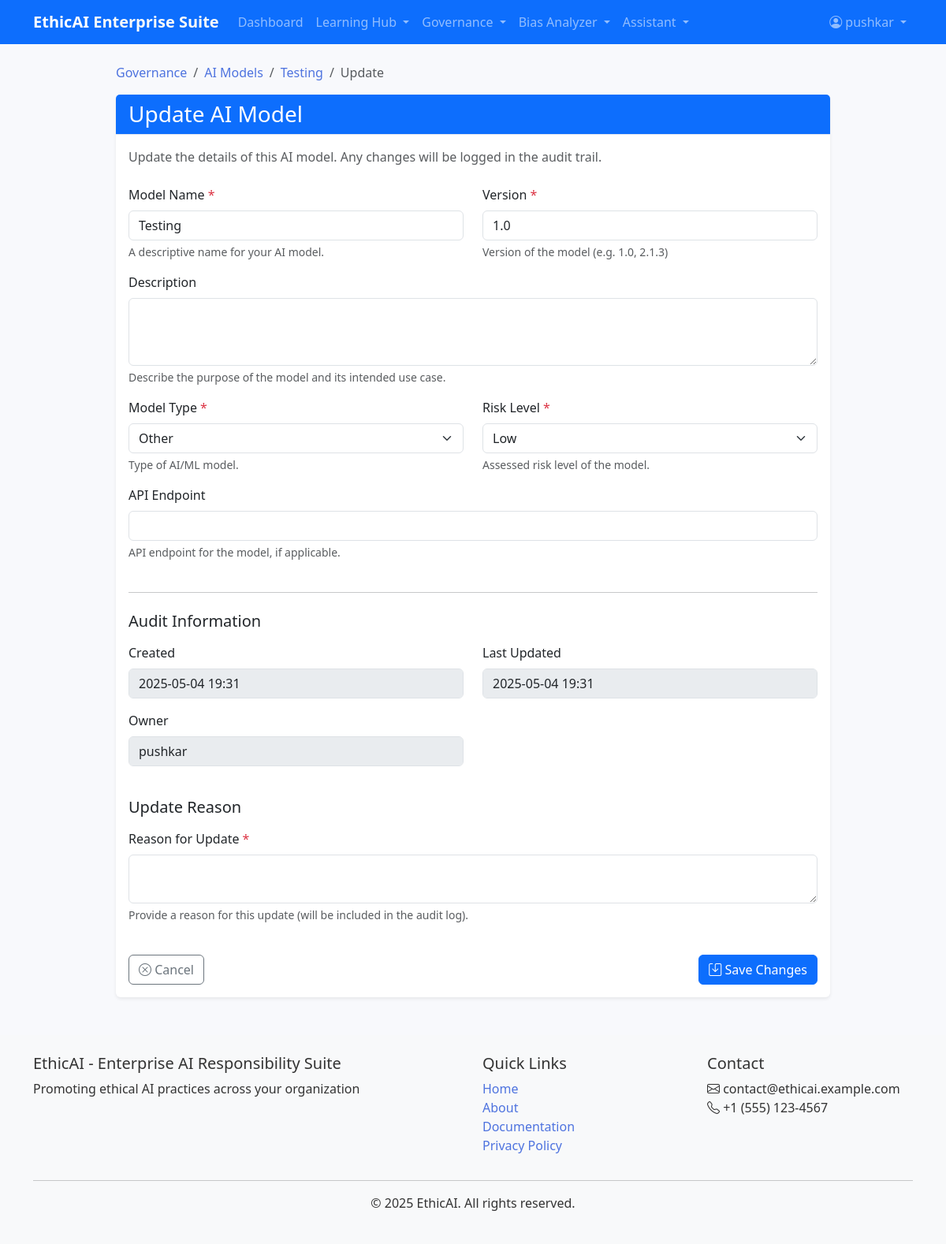
Screenshot of /governance/ai_model/3/update (signed in) with the database file from the repository.
### app/models.py (models this page shows, shortened)
class User(UserMixin, db.Model):
    id = db.Column(db.Integer, primary_key=True)
    username = db.Column(db.String(64), index=True, unique=True)
    email = db.Column(db.String(120), index=True, unique=True)
    password_hash = db.Column(db.String(128))
    role = db.Column(db.String(20), default=ROLES['USER'])
    is_active = db.Column(db.Boolean, default=True)
    created_at = db.Column(db.DateTime, default=datetime.utcnow)
    certificates = db.relationship('Certificate', backref='user', lazy='dynamic')
    ai_models = db.relationship('AIModel', backref='owner', lazy='dynamic')
    assessments = db.relationship('Assessment', backref='user', lazy='dynamic')
    assistant_interactions = db.relationship('AssistantInteraction', backref='user', lazy='dynamic')

class AIModel(db.Model):
    id = db.Column(db.Integer, primary_key=True)
    name = db.Column(db.String(128), index=True)
    version = db.Column(db.String(64))
    description = db.Column(db.Text)
    model_type = db.Column(db.String(64))  # classification, regression, nlp, etc.
    risk_level = db.Column(db.String(20))  # low, medium, high
    file_path = db.Column(db.String(256), nullable=True)
    api_endpoint = db.Column(db.String(256), nullable=True)
    created_at = db.Column(db.DateTime, default=datetime.utcnow)
    updated_at = db.Column(db.DateTime, default=datetime.utcnow, onupdate=datetime.utcnow)
    owner_id = db.Column(db.Integer, db.ForeignKey('user.id'))
    team_id = db.Column(db.Integer, db.ForeignKey('team.id'), nullable=True)
    audit_logs = db.relationship('AuditLog', backref='ai_model', lazy='dynamic')
    bias_reports = db.relationship('BiasReport', backref='ai_model', lazy='dynamic')
    compliance_statuses = db.relationship('ComplianceStatus', backref='ai_model', lazy='dynamic')

### app/modules/governance/routes.py (the view, shortened to what this page needs)
@bp.route('/ai_model/<int:model_id>/update', methods=['GET', 'POST'])
@login_required
def update_ai_model(model_id):
    try:
        model = AIModel.query.get_or_404(model_id)
        teams = current_user.teams
        return render_template(
            'governance/update_ai_model.html',
            title='Update AI Model',
            model=model,
            teams=teams
        )
    except Exception as e:
        print(f"Database error: {e}")
        flash("An error occurred while processing your request. Please try again later.", "error")
        return redirect(url_for('main.index'))

### app/models.py (called while the page is built)
@login_manager.user_loader
def load_user(id):
    return User.query.get(int(id))

### app/templates/governance/update_ai_model.html (shortened to what this page needs)
{% extends "base.html" %}
{% block content %}
<div class="container">
    <div class="row mb-4">
        <div class="col-lg-10 mx-auto">
            <nav aria-label="breadcrumb">
                <ol class="breadcrumb">
                    <li class="breadcrumb-item"><a href="{{ url_for('governance.index') }}">Governance</a></li>
                    <li class="breadcrumb-item"><a href="{{ url_for('governance.ai_models') }}">AI Models</a></li>
                    <li class="breadcrumb-item"><a href="{{ url_for('governance.ai_model', model_id=model.id) }}">{{ model.name }}</a></li>
                    <li class="breadcrumb-item active">Update</li>
                </ol>
            </nav>
            <div class="card shadow-sm">
                <div class="card-header bg-primary text-white">
                    <h1 class="h3 mb-0">Update AI Model</h1>
                </div>
                <div class="card-body">
                    <p class="text-muted mb-4">Update the details of this AI model. Any changes will be logged in the audit trail.</p>
                    <form method="post" action="{{ url_for('governance.update_ai_model', model_id=model.id) }}">
                        <div class="row mb-4">
                            <div class="col-md-6 mb-3">
                                <label for="name" class="form-label">Model Name <span class="text-danger">*</span></label>
                                <input type="text" class="form-control" id="name" name="name" value="{{ model.name }}" required>
                                <div class="form-text">A descriptive name for your AI model.</div>
                            </div>
                            <div class="col-md-6 mb-3">
                                <label for="version" class="form-label">Version <span class="text-danger">*</span></label>
                                <input type="text" class="form-control" id="version" name="version" value="{{ model.version }}" required>
                                <div class="form-text">Version of the model (e.g. 1.0, 2.1.3)</div>
                            </div>
                            <div class="col-12 mb-3">
                                <label for="description" class="form-label">Description</label>
                                <textarea class="form-control" id="description" name="description" rows="3">{{ model.description }}</textarea>
                                <div class="form-text">Describe the purpose of the model and its intended use case.</div>
                            </div>
                            <div class="col-md-6 mb-3">
                                <label for="model_type" class="form-label">Model Type <span class="text-danger">*</span></label>
                                <select class="form-select" id="model_type" name="model_type" required>
                                    <option value="other" {% if model.model_type == 'other' %}selected{% endif %}>Other</option>
                                </select>
                                <div class="form-text">Type of AI/ML model.</div>
                            </div>
                            <div class="col-md-6 mb-3">
                                <label for="risk_level" class="form-label">Risk Level <span class="text-danger">*</span></label>
                                <select class="form-select" id="risk_level" name="risk_level" required>
                                    <option value="low" {% if model.risk_level == 'low' %}selected{% endif %}>Low</option>
                                </select>
                                <div class="form-text">Assessed risk level of the model.</div>
                            </div>
                            <div class="col-12 mb-3">
                                <label for="api_endpoint" class="form-label">API Endpoint</label>
                                <input type="text" class="form-control" id="api_endpoint" name="api_endpoint" value="{{ model.api_endpoint }}">
                                <div class="form-text">API endpoint for the model, if applicable.</div>
                            </div>
                        </div>
                        <hr class="mb-4">
                        <h5 class="mb-3">Audit Information</h5>
                        <div class="row mb-4">
                            <div class="col-md-6 mb-3">
                                <label for="created_at" class="form-label">Created</label>
                                <input type="text" class="form-control" id="created_at" value="{{ model.created_at.strftime('%Y-%m-%d %H:%M') }}" disabled readonly>
                            </div>
                            <div class="col-md-6 mb-3">
                                <label for="updated_at" class="form-label">Last Updated</label>
                                <input type="text" class="form-control" id="updated_at" value="{{ model.updated_at.strftime('%Y-%m-%d %H:%M') if model.updated_at else 'Never' }}" disabled readonly>
                            </div>
                            <div class="col-md-6 mb-3">
                                <label for="owner" class="form-label">Owner</label>
                                <input type="text" class="form-control" id="owner" value="{{ model.owner.username if model.owner else 'Unknown' }}" disabled readonly>
                            </div>
                        </div>
                        <h5 class="mb-3">Update Reason</h5>
                        <div class="row mb-4">
                            <div class="col-12 mb-3">
                                <label for="update_reason" class="form-label">Reason for Update <span class="text-danger">*</span></label>
                                <textarea class="form-control" id="update_reason" name="update_reason" rows="2" required></textarea>
                                <div class="form-text">Provide a reason for this update (will be included in the audit log).</div>
                            </div>
                        </div>
                        <div class="d-flex justify-content-between">
                            <a href="{{ url_for('governance.ai_model', model_id=model.id) }}" class="btn btn-outline-secondary">
                                <i class="bi bi-x-circle"></i> Cancel
                            </a>
                            <div>
                                <button type="submit" class="btn btn-primary">
                                    <i class="bi bi-save"></i> Save Changes
                                </button>
                            </div>
                        </div>
                    </form>
                </div>
            </div>
        </div>
    </div>
</div>
{% endblock %}

### app/templates/base.html (shortened to what this page needs)
<!DOCTYPE html>
<html lang="en">
<head>
    <link rel="stylesheet" href="https://cdn.jsdelivr.net/npm/bootstrap@5.3.0/dist/css/bootstrap.min.css">
    <link rel="stylesheet" href="{{ url_for('static', filename='css/styles.css') }}">
    <link rel="stylesheet" href="{{ url_for('static', filename='css/loading.css') }}">
    <link rel="stylesheet" href="{{ url_for('static', filename='css/gene-loader.css') }}">
    <link rel="stylesheet" href="https://cdn.jsdelivr.net/npm/bootstrap-icons@1.10.0/font/bootstrap-icons.css">
</head>
<body>
    <header>
        <nav class="navbar navbar-expand-lg navbar-dark bg-primary">
            <div class="container">
                <a class="navbar-brand" href="{{ url_for('main.index') }}">
                    <strong>EthicAI</strong> <span class="text-light">Enterprise Suite</span>
                </a>
                <div class="collapse navbar-collapse" id="navbarNav">
                    <ul class="navbar-nav me-auto">
                        {% if current_user.is_authenticated %}
                        <li class="nav-item">
                            <a class="nav-link" href="{{ url_for('main.dashboard') }}">Dashboard</a>
                        </li>
                        <li class="nav-item dropdown">
                            <a class="nav-link dropdown-toggle" href="#" id="learningDropdown" role="button" data-bs-toggle="dropdown">
                                Learning Hub
                            </a>
                        </li>
                        <li class="nav-item dropdown">
                            <a class="nav-link dropdown-toggle" href="#" id="governanceDropdown" role="button" data-bs-toggle="dropdown">
                                Governance
                            </a>
                        </li>
                        <li class="nav-item dropdown">
                            <a class="nav-link dropdown-toggle" href="#" id="biasDropdown" role="button" data-bs-toggle="dropdown">
                                Bias Analyzer
                            </a>
                        </li>
                        <li class="nav-item dropdown">
                            <a class="nav-link dropdown-toggle" href="#" id="assistantDropdown" role="button" data-bs-toggle="dropdown">
                                Assistant
                            </a>
                        </li>
                        {% endif %}
                    </ul>
                    <ul class="navbar-nav ms-auto">
                        {% if current_user.is_authenticated %}
                        <li class="nav-item dropdown">
                            <a class="nav-link dropdown-toggle" href="#" id="userDropdown" role="button" data-bs-toggle="dropdown">
                                <i class="bi bi-person-circle"></i> {{ current_user.username }}
                            </a>
                        </li>
                        {% endif %}
                    </ul>
                </div>
            </div>
        </nav>
    </header>
    <main class="container mt-4">
        {% block content %}{% endblock %}
    </main>
    <footer class="bg-light py-4 mt-5">
        <div class="container">
            <div class="row">
                <div class="col-md-6">
                    <h5>EthicAI - Enterprise AI Responsibility Suite</h5>
                    <p>Promoting ethical AI practices across your organization</p>
                </div>
                <div class="col-md-3">
                    <h5>Quick Links</h5>
                    <ul class="list-unstyled">
                        <li><a href="{{ url_for('main.index') }}">Home</a></li>
                        <li><a href="#">About</a></li>
                        <li><a href="#">Documentation</a></li>
                        <li><a href="#">Privacy Policy</a></li>
                    </ul>
                </div>
                <div class="col-md-3">
                    <h5>Contact</h5>
                    <ul class="list-unstyled">
                        <li><i class="bi bi-envelope"></i> contact@ethicai.example.com</li>
                        <li><i class="bi bi-telephone"></i> +1 (555) 123-4567</li>
                    </ul>
                </div>
            </div>
            <hr>
            <div class="text-center">
                <p>&copy; {{ 2025 }} EthicAI. All rights reserved.</p>
            </div>
        </div>
    </footer>
</body>
</html>

### app/static/css/styles.css (style rules this page uses)
:root { --primary-color: #4e73df; --secondary-color: #2c9faf; --success-color: #1cc88a; --danger-color: #e74a3b; --warning-color: #f6c23e; --info-color: #36b9cc; --dark-color: #5a5c69; --light-color: #f8f9fc; }
body { font-family: 'Nunito', 'Segoe UI', Roboto, Arial, sans-serif; background-color: #f8f9fc; color: #333; }
a { color: var(--primary-color); text-decoration: none; }
.card { border: none; box-shadow: 0 0.15rem 1.75rem 0 rgba(58, 59, 69, 0.15); transition: transform 0.3s, box-shadow 0.3s; }
.card-header { background-color: white; border-bottom: 1px solid #e3e6f0; }
.navbar-brand { font-weight: 800; }
.navbar-dark .navbar-brand { color: white; }

### app/static/css/loading.css (style rules this page uses)
.btn { transition: all 0.2s ease-in-out; }

### rows the page displays
User: username "pushkar", owner "pushkar"
AIModel: name "Testing", version "1.0", model_type "Other", risk_level "Low", created_at "2025-05-04 19:31", updated_at "2025-05-04 19:31"

### other values shown
{{ 2025 }} "2025"
